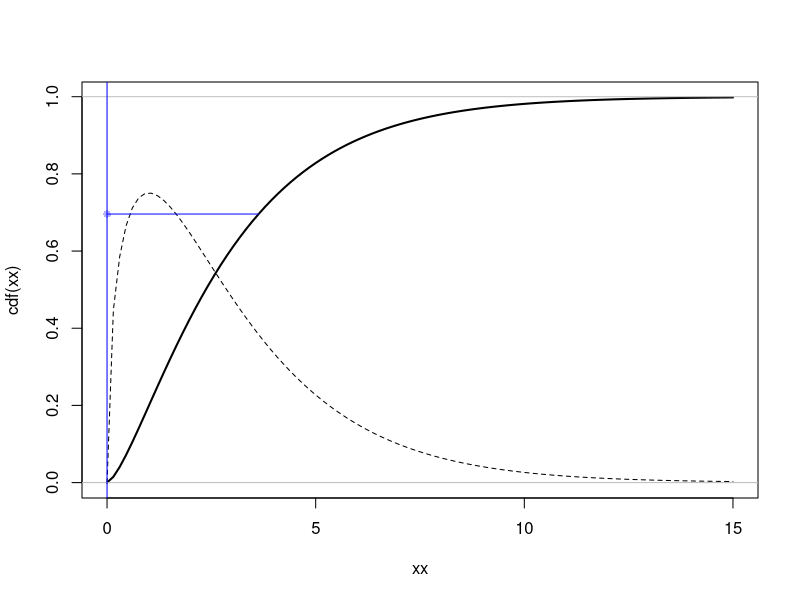

The R source for this figure: (Note: this script raises an error after producing the figure.)
######
# Inverse CDF method demo in R
# 2011, Richard D. Morey (richarddmorey@gmail.com)
# Please do not distribute without permission
######
# Instructions: Change settings to suit, save, then source() this file
# Shows samples from uniform distribution (y axis)
# Uniform samples (blue) are transformed by the inverse CDF
# Solid curve is the CDF
# Dashed curve is PDF
# Red samples are corresponding samples from the PDF
# Red curve shows kernel density estimate based on samples (should converge to PDF)

# Settings
##

# Number of seconds to wait between steps
# if "key", wait for key press
wait.type = "key"

# Number of samples
# Set this low (20 or so if using wait.type="key")
M = 20

# function definitions (make sure these are consistent!)
icdf = function(p) qchisq(p,3)  # inverse CDF
cdf = function(x) pchisq(x,3)   # CDF
pdf = function(x) dchisq(x,3)   # PDF


# (plot) x limits
xlims = c(0,15)

# (plot) scale the histogram to this proportion of plot hight
scalehist = .75

# No need to change anything below here
#################

wait=function(type="key")
{
  if(type=="key" & interactive()){
      readline()
    }else if(is.numeric(type)){
      Sys.sleep(type)
    }else{
      stop("Invalid argument to wait().")
    }
invisible()
}

par(mfrow=c(1,1))
xx = seq(xlims[1],xlims[2],len=100)
maxy = max(pdf(xx)) 

samps = 1:M*NA

# Start samples
for(m in 1:M)
{
  plot(xx,cdf(xx),ty='l',lwd=2)
  lines(xx,pdf(xx)/maxy*scalehist,lty=2,col="black")
  abline(h=c(0,1),col="gray")

  abline(v=xlims[1],col="blue")
  
  # Sample from Uniform
  u = runif(1)
  # Transform by inverse CDF
  samps[m] = icdf(u)
  points(rep(xlims[1],m),cdf(samps[1:m]),pch=21,bg=rgb(0,0,1,.3),col=rgb(0,0,0,0))
  segments(xlims[1],u,icdf(u),u,col=rgb(0,0,1,1))

  wait(wait.type)

  points(samps[1:m],rep(0,m),pch=21,bg=rgb(1,0,0,.3),col=rgb(0,0,0,0))
  segments(icdf(u),u,icdf(u),0,col=rgb(1,0,0,1))

  wait(wait.type)

  if(m>1){
    my.dens = density(samps[1:m])
    max.dens = max(my.dens$y)
    lines(my.dens$x,my.dens$y/max.dens*scalehist,col=rgb(1,0,0,.6))
  }

wait(wait.type)

}

